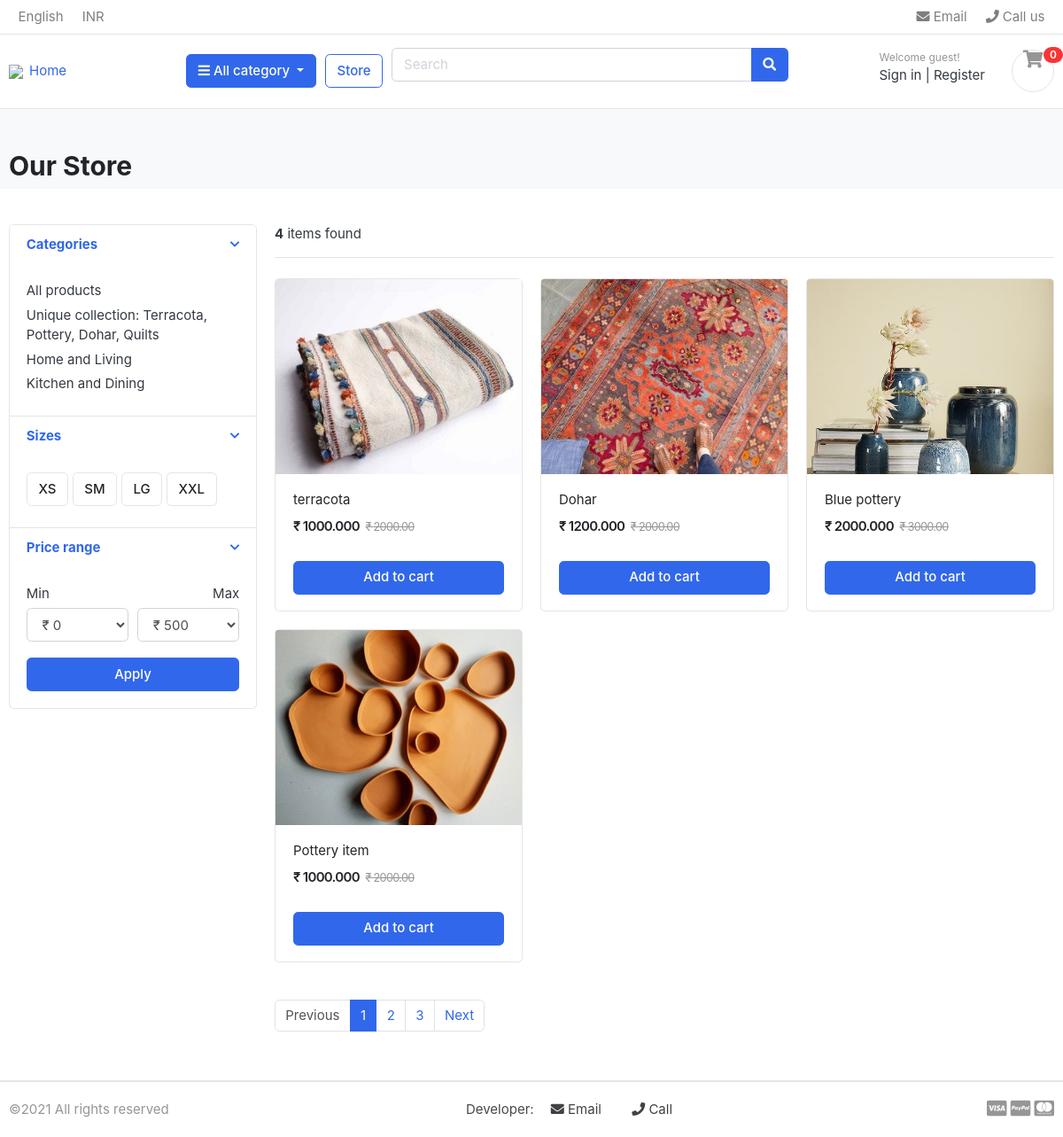
Screenshot of /shop/terracota/ with the database file from the repository.
### all_category/models.py (models this page shows, shortened)
class Category(models.Model):
    category_name = models.CharField(max_length=100,unique=True)
    slug = models.SlugField(max_length=100,unique=True)
    category_img = models.ImageField(upload_to="photos/category",blank =True)
    description = models.TextField(max_length=300,blank = True)
    class Meta:
        verbose_name = "category"
        verbose_name_plural = "categories"
    def get_url(self):
        return reverse('products_by_category',args = [self.slug])

### shop/models.py (models this page shows, shortened)
class Product(models.Model):
    items = models.CharField(max_length=120)
    slug = models.SlugField(max_length=100, unique=True)
    price = models.DecimalField(max_digits=10,decimal_places=2)
    discounted_price = models.DecimalField(max_digits=10,decimal_places=3)
    description = models.TextField()
    image = models.ImageField(max_length=300,upload_to="product_images")
    stock = models.IntegerField(default=0)
    is_available = models.BooleanField(default=True)
    category = models.ForeignKey(Category, on_delete=models.CASCADE)
    created_date = models.DateTimeField(auto_now=True)
    modified_date = models.DateTimeField(auto_now=True)

### shop/views.py (the view)
# urls.py: path("",views.shop,name="shop"),
def shop(request,category_slug= None):
    categories = None
    products = None
    if category_slug !=None:
        categories = get_object_or_404(Category,slug = category_slug )
        products = Product.objects.filter(category = categories,is_available = True)
        product_count = products.count()
    else:
        products = Product.objects.all().filter(is_available=True)
        product_count = products.count()
    context = {"products":products,"product_count":product_count}
    return render(request, "shop/shop.html",context)

### all_category/context_processors.py (called while the page is built)
def menu_links(request):
    links = Category.objects.all()
    return dict(links = links)

### shop/templates/shop/shop.html (shortened to what this page needs)
{%extends 'base.html' %} {%load static%} {%block content%}
<section class="section-pagetop bg" style= "height: 5px;">
  <div class="container" style= "height: 5px;">
    <h2 class="title-page">Our Store</h2>
  </div>
</section>
<section class="section-content padding-y">
  <div class="container">
    <div class="row">
      <aside class="col-md-3">
        <div class="card">
          <article class="filter-group">
            <header class="card-header">
              <a
                href="#"
                data-toggle="collapse"
                data-target="#collapse_1"
                aria-expanded="true"
                class=""
              >
                <i class="icon-control fa fa-chevron-down"></i>
                <h6 class="title">Categories</h6>
              </a>
            </header>
            <div class="filter-content collapse show" id="collapse_1" >
              <div class="card-body">
                <ul class="list-menu">
                  <li><a href="{% url 'shop' %}">All products </a></li>
                  {% for category in links %}
                  <li><a href="{{category.get_url }}">{{category.category_name}} </a></li>
                  {%endfor%}
                </ul>
              </div>
            </div>
          </article>
          <article class="filter-group">
            <header class="card-header">
              <a
                href="#"
                data-toggle="collapse"
                data-target="#collapse_4"
                aria-expanded="true"
                class=""
              >
                <i class="icon-control fa fa-chevron-down"></i>
                <h6 class="title">Sizes</h6>
              </a>
            </header>
            <div class="filter-content collapse show" id="collapse_4" >
              <div class="card-body">
                <label class="checkbox-btn">
                  <span class="btn btn-light"> XS </span>
                </label>
                <label class="checkbox-btn">
                  <span class="btn btn-light"> SM </span>
                </label>
                <label class="checkbox-btn">
                  <span class="btn btn-light"> LG </span>
                </label>
                <label class="checkbox-btn">
                  <span class="btn btn-light"> XXL </span>
                </label>
              </div>
            </div>
          </article>
          <article class="filter-group">
            <header class="card-header">
              <a
                href="#"
                data-toggle="collapse"
                data-target="#collapse_3"
                aria-expanded="true"
                class=""
              >
                <i class="icon-control fa fa-chevron-down"></i>
                <h6 class="title">Price range</h6>
              </a>
            </header>
            <div class="filter-content collapse show" id="collapse_3" >
              <div class="card-body">
                <div class="form-row">
                  <div class="form-group col-md-6">
                    <label>Min</label>
                    <select class="mr-2 form-control">
                      <option value="0">&#8377 0</option>
                    </select>
                  </div>
                  <div class="form-group text-right col-md-6">
                    <label>Max</label>
                    <select class="mr-2 form-control">
                      <option value="50">&#8377 500</option>
                    </select>
                  </div>
                </div>
                <button class="btn btn-block btn-primary">Apply</button>
              </div>
            </div>
          </article>
        </div>
      </aside>
      <main class="col-md-9">
        <header class="border-bottom mb-4 pb-3">
          <div class="form-inline">
            <span class="mr-md-auto"> <b>{{product_count}}</b> items found  </span>
          </div>
        </header>
        <div class="row">
          {%for product in products%}
          <div class="col-md-4">
            <figure class="card card-product-grid">
              <div class="img-wrap">
                <img style="width: 100%;" src="{{product.image.url}}" />
              </div>
              <figcaption class="info-wrap">
                <div class="fix-height">
                  <a href="./product-detail.html" class="title"
                    >{{product.items}}</a
                  >
                  <div class="price-wrap mt-2">
                    <span class="price">&#8377 {{product.discounted_price}}</span>
                    <del class="price-old">&#8377 {{product.price}}</del>
                  </div>
                </div>
                <a href="#" class="btn btn-block btn-primary">Add to cart </a>
              </figcaption>
            </figure>
          </div>
          {%endfor%}
        </div>
        <nav class="mt-4" aria-label="Page navigation sample">
          <ul class="pagination">
            <li class="page-item disabled">
              <a class="page-link" href="#">Previous</a>
            </li>
            <li class="page-item active">
              <a class="page-link" href="#">1</a>
            </li>
            <li class="page-item"><a class="page-link" href="#">2</a></li>
            <li class="page-item"><a class="page-link" href="#">3</a></li>
            <li class="page-item"><a class="page-link" href="#">Next</a></li>
          </ul>
        </nav>
      </main>
    </div>
  </div>
</section>
{%endblock%}

### shop/static/css/ui.css (style rules this page uses)
html { font-family: "Inter", sans-serif; font-size: 15px; }
.img-wrap { text-align: center; display: block; }
.img-wrap img { max-width: 100%; }
.price-wrap { letter-spacing: -0.7px; }
.padding-y { padding-top: 40px; padding-bottom: 40px; }
figure { margin-bottom: 0; }
article:after, .form-group:after { display: block; clear: both; content: ""; }
.bg { background-color: #f8f9fa; }
.title-page { color: #212529; }
.btn-light { background-color: #fff; border-color: #e4e4e4; }
[class*=list-] li:after { visibility: hidden; display: block; content: ""; overflow: hidden; height: 0; clear: both; }
.list-menu { list-style: none; margin: 0; padding-left: 0; }
.list-menu li { margin-bottom: 5px; }
.list-menu a { color: #343a40; }
[class*=card-product] a.title { color: #212529; display: block; }
[class*=card-product] .img-wrap { overflow: hidden; position: relative; }
[class*=card-product] .img-wrap img { height: 100%; max-width: 100%; width: auto; display: inline-block; -o-object-fit: cover; object-fit: cover; }
.card-product-grid { margin-bottom: 20px; }
.card-product-grid .img-wrap { border-radius: 0.2rem 0.2rem 0 0; height: 220px; }
.card-product-grid .info-wrap { overflow: hidden; padding: 18px 20px; }
.card-product-grid .fix-height { height: 80px; overflow: hidden; }
.card .img-wrap { overflow: hidden; }
.price { font-weight: 600; color: #212529; }
.price-old { color: #969696; margin-left: 3px; font-size: 85%; }
.icon-control { margin-top: 5px; float: right; font-size: 80%; }
.card-header .title { margin-bottom: 0; line-height: 1.5; }
.filter-group { border-bottom: 1px solid #e4e4e4; }
.filter-group .card-header { border-bottom: 0; }
.filter-group:last-child { border-bottom: 0; }
.checkbox-btn { position: relative; }
.section-pagetop { padding: 45px 0; }

### rows the page displays
Category: category_name "Unique collection: Terracota, Pottery, Dohar, Quilts"
Category: category_name "Home and Living"
Category: category_name "Kitchen and Dining"
Product: image (picture), items "terracota", discounted_price "1000.000", price "2000.00"
Product: image (picture), items "Dohar", discounted_price "1200.000", price "2000.00"
Product: image (picture), items "Blue pottery", discounted_price "2000.000", price "3000.00"
Product: image (picture), items "Pottery item", discounted_price "1000.000", price "2000.00"

### other values shown
{{ product_count }} "4"
